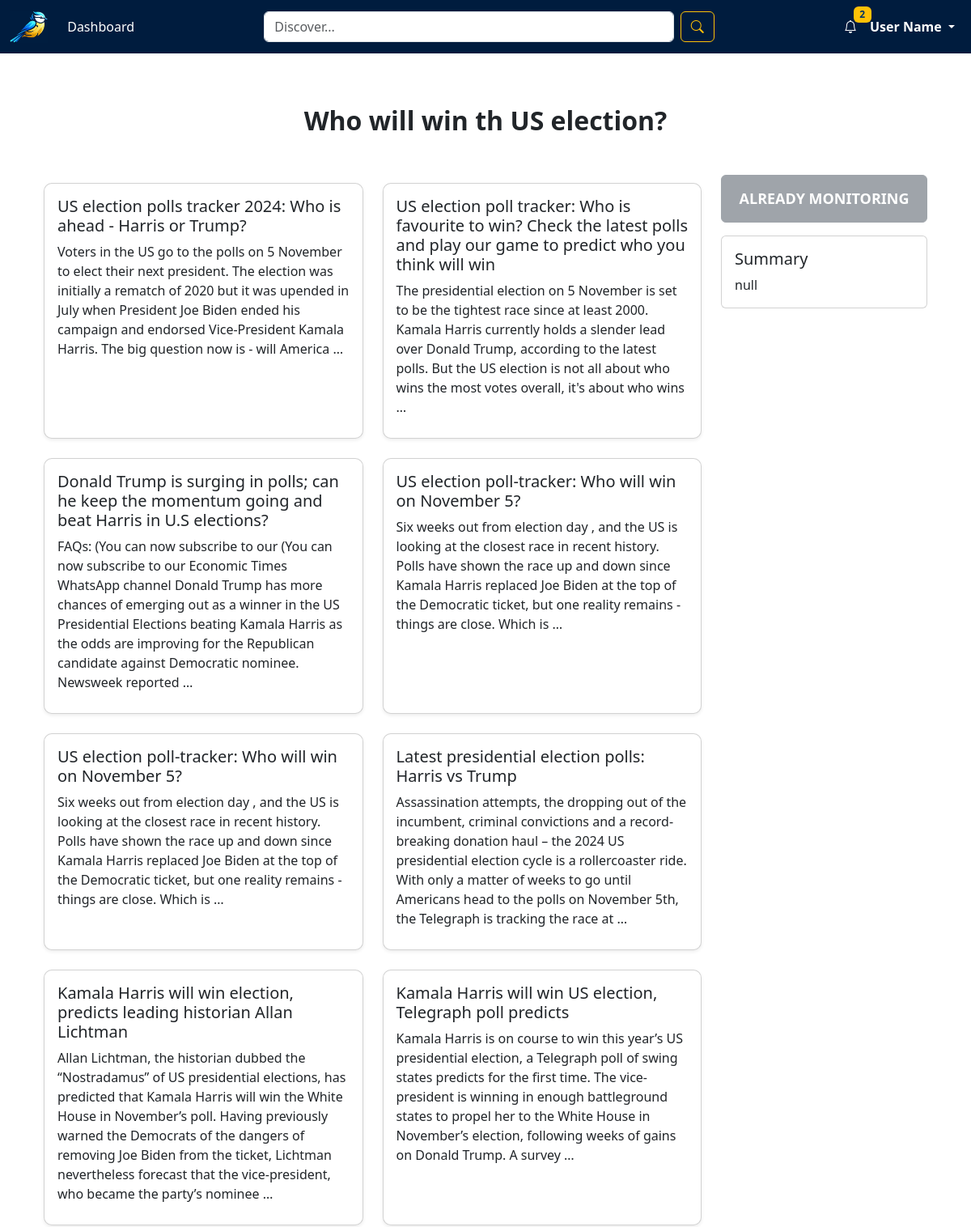
The app's page /discovery/ (upper part), older data.
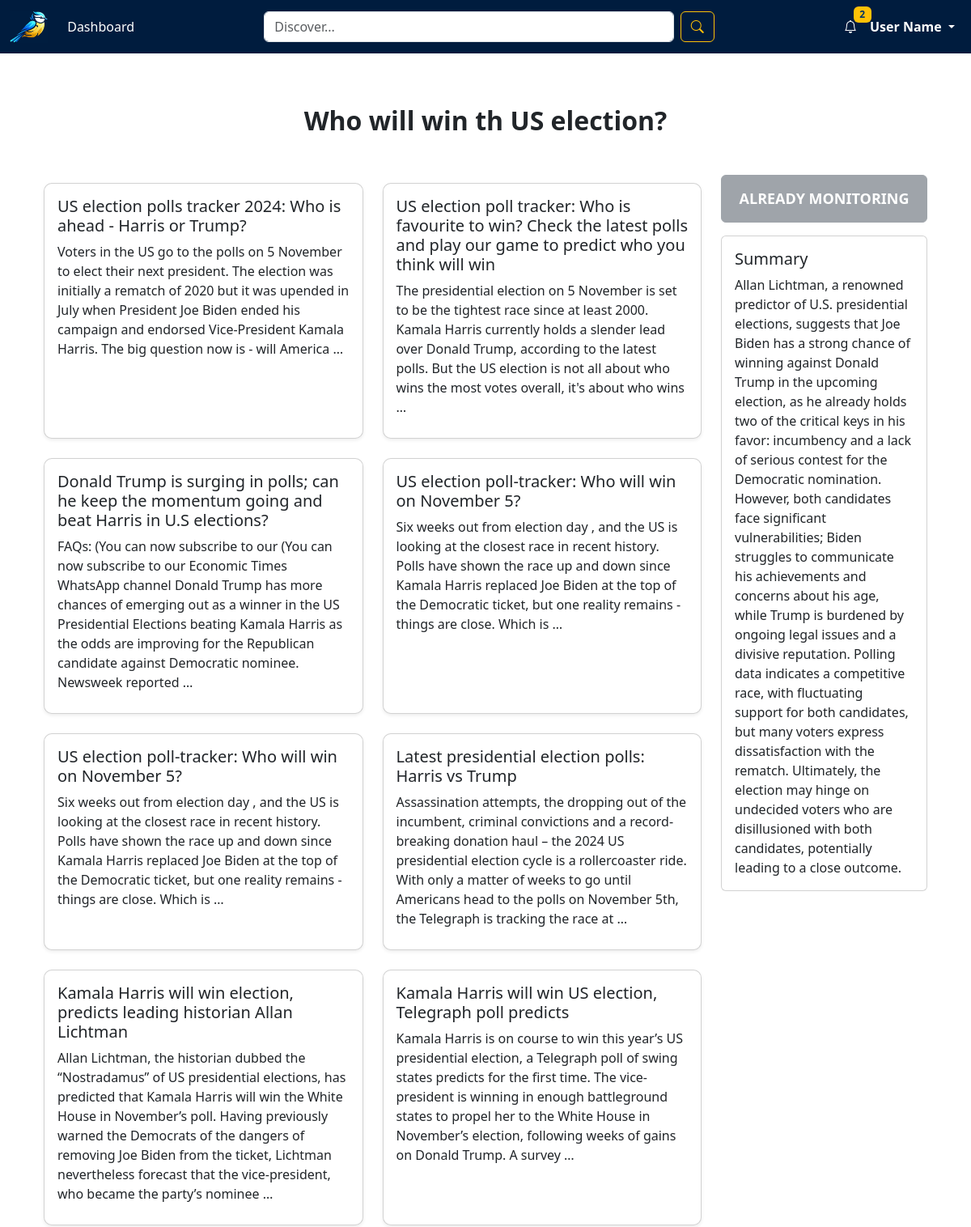
The same page, newer data.
### cfaa/models.py (models this page shows, shortened)
class Query(models.Model):
    text = models.TextField()
    search_query = models.TextField()
    article_summary = models.TextField()

class Article(models.Model):
    query = models.ForeignKey(Query, on_delete=models.CASCADE, related_name='articles')
    publish_date = models.DateField()
    title = models.TextField()
    text = models.TextField()
    url = models.URLField()
    summary = models.TextField(null=True, blank=True)  # Assuming summary/retrieved passage

### cfaa/views.py (the view)
# urls.py: path('discovery/', views.discovery_page, name='discovery'),
def discovery_page(request):
    env = environ.Env()
    environ.Env.read_env()
    OPENAI_API_KEY = env('OPENAI_API_KEY')
    client = OpenAI(api_key=OPENAI_API_KEY)  # Instantiate the OpenAI client
    if request.method == 'GET':
        query_text = request.GET.get('query', '')  # Get the query from the search bar
        if query_text:
            existing_query = Query.objects.filter(text=query_text).first()
            if existing_query:
                query = existing_query
                articles = Article.objects.filter(query=query)
            else:
                search_query = query_text  # You can refine the query if necessary
                result = scrape_and_store_news(query_text=query_text, search_query=search_query)
                query = get_object_or_404(Query, text=query_text)
                articles = Article.objects.filter(query=query)
            article_texts = [article.text for article in articles]
            if query.article_summary == 'null' or not query.article_summary:
                summary = generate_summary_over_articles(
                    client,
                    query.text,  # Pass query as a string (query.text)
                    article_texts[:5],  # Pass articles as an array of strings (article texts)
                    max_tokens=200,
                    temperature=0,
                    top_p=0.5
                )
                query.article_summary = summary
                query.save()  # Save the updated query with the new summary
            is_monitored = Report.objects.filter(query=query).exists()
        else:
            query = get_object_or_404(Query, id=1)  # Replace with any default query logic
            articles = Article.objects.filter(query=query).order_by('-publish_date')[:10]
            is_monitored = Report.objects.filter(query=query).exists()
        context = {
            'query': query,
            'articles': articles,
            'is_monitored': is_monitored  # Pass the monitoring flag
        }
        return render(request, 'cfaa/discovery.html', context)

### cfaa/templates/cfaa/discovery.html (shortened to what this page needs)
{% extends 'cfaa/base.html' %}
{% load static %}
{% block content %}
<link href="{% static 'cfaa/css/main.css' %}" rel="stylesheet">
<div class="container my-5 fixed-layout">
    <div class="question-section mb-4 py-3">
        <h1 class="question-text text-center fw-bold" style="font-size: 2rem;" data-query-id="{{ query.id }}" data-query="{{ query.text }}">
            {{ query.text }}
        </h1>
    </div>
    <div class="row content-wrapper">
        <div class="col-lg-9 scrollable-articles">
            <div class="row">
                {% if articles %}
                    {% for article in articles %}
                    <div class="col-md-6 mb-4">
                        <div class="card article-tile shadow-sm h-100" style="cursor: pointer; transition: transform 0.3s; border-radius: 10px;"
                             data-article-id="{{ article.id }}"
                             data-article-text="{{ article.text }}"
                             data-article-title="{{ article.title }}"
                             data-article-url="{{ article.url }}">
                            <div class="card-body">
                                <h5 class="card-title">{{ article.title }}</h5>
                                <p class="card-text">{{ article.text|truncatewords:50 }}</p>
                            </div>
                        </div>
                    </div>
                    {% endfor %}
                {% else %}
                    <p>No articles found for this query.</p>
                {% endif %}
            </div>
        </div>
        <div class="col-lg-3 summary-tile">
            <div class="text-center mb-3">
                {% if is_monitored %}
                    <button class="btn btn-secondary btn-monitor" disabled>Already Monitoring</button>
                {% else %}
                    <button class="btn btn-warning btn-monitor">Monitor Question</button>
                {% endif %}
            </div>
            <div class="card">
                <div class="card-body">
                    <h5 class="card-title">Summary</h5>
                    <p class="card-text">
                        {% if query.article_summary %}
                            {{ query.article_summary }}
                        {% else %}
                            No summary available for this query yet.
                        {% endif %}
                    </p>
                </div>
            </div>
        </div>
    </div>
</div>
{% endblock %}

### cfaa/templates/cfaa/base.html (shortened to what this page needs)
<!DOCTYPE html>
{% load static %}
<html lang="en">
<head>
    <link href="{% static 'cfaa/css/main.css' %}" rel="stylesheet">
    <link href="https://cdn.jsdelivr.net/npm/bootstrap@5.3.0/dist/css/bootstrap.min.css" rel="stylesheet">
    <link href="https://cdn.jsdelivr.net/npm/bootstrap-icons/font/bootstrap-icons.css" rel="stylesheet">
</head>
<body>
    <nav class="navbar navbar-expand-lg">
        <div class="container-fluid">
            <a class="navbar-brand" href="{% url 'dashboard' %}">
                <img src="{% static 'cfaa/images/logo.jpg' %}" alt="Logo" style="height: 40px;">
            </a>
            <div class="collapse navbar-collapse" id="navbarNav">
                <ul class="navbar-nav me-auto">
                    <li class="nav-item">
                        <a class="nav-link" href="{% url 'dashboard' %}">Dashboard</a>
                    </li>
                </ul>
                <form class="d-flex w-50" method="get" action="{% url 'discovery' %}">
                    <input class="form-control me-2" type="text" name="query" placeholder="Discover...">
                    <button class="btn btn-outline-warning" type="submit">
                        <i class="bi bi-search"></i>
                    </button>
                </form>
                <ul class="navbar-nav ms-auto">
                    <li class="nav-item">
                        <a class="nav-link notification-icon" href="#">
                            <i class="bi bi-bell"></i>
                            <span class="badge">2</span>
                        </a>
                    </li>
                    <li class="nav-item dropdown">
                        <a class="nav-link dropdown-toggle profile-link" href="#" id="navbarDropdown" role="button" data-bs-toggle="dropdown" aria-expanded="false">
                            User Name
                        </a>
                    </li>
                </ul>
            </div>
        </div>
    </nav>
    <div class="container my-4">
        {% block content %}
        {% endblock %}
    </div>
</body>
</html>

### cfaa/static/cfaa/css/main.css (style rules this page uses)
.navbar { background-color: #001c3e; }
.navbar-brand { color: #fff; font-weight: bold; }
.nav-link { color: #fff; }
.notification-icon { position: relative; color: #fff; }
.notification-icon .badge { position: absolute; top: -5px; right: -10px; background-color: #ffc107; color: #003366; }
.profile-link { color: #fff; font-weight: bold; }
.btn-monitor { width: 100%; padding: 15px 0; font-size: 18px; font-weight: bold; text-transform: uppercase; }
.fixed-layout { display: flex; flex-direction: column; height: 100vh; }
.question-section { flex-shrink: 0; }
.content-wrapper { display: flex; flex-grow: 1; overflow: hidden; }
.scrollable-articles { overflow-y: auto; height: 100%; }
.summary-tile { position: sticky; top: 0; align-self: flex-start; }
.card { margin-top: 10px; }

Row changes from the older to the newer data that the page shows:
changed Query "Who will win th US election?": article_summary "null" → "Allan Lichtman, a renowned predictor of U.S. presidential elections, suggests that Joe Biden has a strong chance of winning against Donald Trump in the upcoming election, as he already holds two of the critical keys in his favor: incumbency and a lack of serious contest for the Democratic nomination. However, both candidates face significant vulnerabilities; Biden struggles to communicate his achievements and concerns about his age, while Trump is burdened by ongoing legal issues and a divisive reputation. Polling data indicates a competitive race, with fluctuating support for both candidates, but many voters express dissatisfaction with the rematch. Ultimately, the election may hinge on…"
